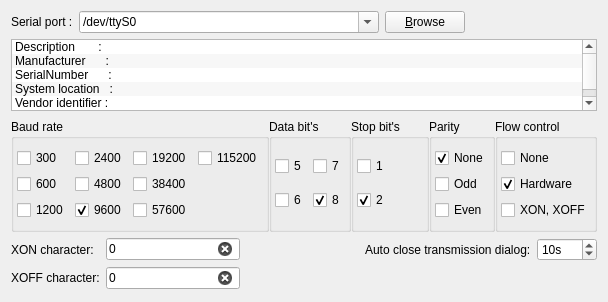
     <widget class="QWidget" name="portTab">
      <attribute name="title">
       <string>Port settings</string>
      </attribute>
      <layout class="QVBoxLayout" name="verticalLayout_2">
       <item>
        <layout class="QVBoxLayout" name="verticalLayout_4">
         <item>
          <layout class="QGridLayout" name="gridLayout_7">
           <item row="0" column="1">
            <widget class="QComboBox" name="portNameComboBox">
             <property name="minimumSize">
              <size>
               <width>300</width>
               <height>0</height>
              </size>
             </property>
             <property name="editable">
              <bool>true</bool>
             </property>
             <item>
              <property name="text">
               <string>/dev/ttyS0</string>
              </property>
             </item>
             <item>
              <property name="text">
               <string>/dev/ttyS1</string>
              </property>
             </item>
             <item>
              <property name="text">
               <string>/dev/ttyUSB0</string>
              </property>
             </item>
             <item>
              <property name="text">
               <string>/dev/ttyUSB1</string>
              </property>
             </item>
            </widget>
           </item>
           <item row="0" column="4">
            <spacer name="horizontalSpacer_5">
             <property name="orientation">
              <enum>Qt::Horizontal</enum>
             </property>
             <property name="sizeHint" stdset="0">
              <size>
               <width>40</width>
               <height>20</height>
              </size>
             </property>
            </spacer>
           </item>
           <item row="0" column="0">
            <widget class="QLabel" name="label_2">
             <property name="text">
              <string>Serial port :</string>
             </property>
            </widget>
           </item>
           <item row="0" column="3">
            <widget class="QPushButton" name="browseButton">
             <property name="text">
              <string>&amp;Browse</string>
             </property>
             <property name="icon">
              <iconset resource="../../../application.qrc">
               <normaloff>:/images/browse.png</normaloff>:/images/browse.png</iconset>
             </property>
            </widget>
           </item>
          </layout>
         </item>
         <item>
          <widget class="QListWidget" name="portInfoListWidget">
           <property name="focusPolicy">
            <enum>Qt::NoFocus</enum>
           </property>
           <property name="toolTip">
            <string>Serial port information</string>
           </property>
           <property name="statusTip">
            <string>Information about serial port</string>
           </property>
           <property name="sizeAdjustPolicy">
            <enum>QAbstractScrollArea::AdjustToContents</enum>
           </property>
           <property name="editTriggers">
            <set>QAbstractItemView::NoEditTriggers</set>
           </property>
           <property name="showDropIndicator" stdset="0">
            <bool>false</bool>
           </property>
           <property name="alternatingRowColors">
            <bool>true</bool>
           </property>
           <item>
            <property name="text">
             <string>Description       :</string>
            </property>
           </item>
           <item>
            <property name="text">
             <string>Manufacturer      :</string>
            </property>
           </item>
           <item>
            <property name="text">
             <string>SerialNumber      :</string>
            </property>
           </item>
           <item>
            <property name="text">
             <string>System location   :</string>
            </property>
           </item>
           <item>
            <property name="text">
             <string>Vendor identifier :</string>
            </property>
           </item>
           <item>
            <property name="text">
             <string>Product identifier:</string>
            </property>
           </item>
          </widget>
         </item>
        </layout>
       </item>
       <item>
        <spacer name="verticalSpacer_3">
         <property name="orientation">
          <enum>Qt::Vertical</enum>
         </property>
         <property name="sizeType">
          <enum>QSizePolicy::Preferred</enum>
         </property>
         <property name="sizeHint" stdset="0">
          <size>
           <width>20</width>
           <height>2</height>
          </size>
         </property>
        </spacer>
       </item>
       <item>
        <layout class="QHBoxLayout" name="horizontalLayout_3">
         <property name="spacing">
          <number>0</number>
         </property>
         <item>
          <widget class="QGroupBox" name="groupBox">
           <property name="title">
            <string>Baud rate</string>
           </property>
           <layout class="QGridLayout" name="gridLayout">
            <property name="leftMargin">
             <number>3</number>
            </property>
            <property name="rightMargin">
             <number>3</number>
            </property>
            <item row="0" column="0">
             <widget class="QCheckBox" name="b1CheckBox">
              <property name="text">
               <string>300</string>
              </property>
              <property name="autoExclusive">
               <bool>true</bool>
              </property>
             </widget>
            </item>
            <item row="1" column="0">
             <widget class="QCheckBox" name="b2CheckBox">
              <property name="text">
               <string>600</string>
              </property>
              <property name="autoExclusive">
               <bool>true</bool>
              </property>
             </widget>
            </item>
            <item row="0" column="1">
             <widget class="QCheckBox" name="b4CheckBox">
              <property name="text">
               <string>2400</string>
              </property>
              <property name="autoExclusive">
               <bool>true</bool>
              </property>
             </widget>
            </item>
            <item row="2" column="0">
             <widget class="QCheckBox" name="b3CheckBox">
              <property name="text">
               <string>1200</string>
              </property>
              <property name="autoExclusive">
               <bool>true</bool>
              </property>
             </widget>
            </item>
            <item row="1" column="1">
             <widget class="QCheckBox" name="b5CheckBox">
              <property name="text">
               <string>4800</string>
              </property>
              <property name="autoExclusive">
               <bool>true</bool>
              </property>
             </widget>
            </item>
            <item row="2" column="1">
             <widget class="QCheckBox" name="b6CheckBox">
              <property name="text">
               <string>9600</string>
              </property>
              <property name="checked">
               <bool>true</bool>
              </property>
              <property name="autoExclusive">
               <bool>true</bool>
              </property>
             </widget>
            </item>
            <item row="0" column="2">
             <widget class="QCheckBox" name="b7CheckBox">
              <property name="text">
               <string>19200</string>
              </property>
              <property name="autoExclusive">
               <bool>true</bool>
              </property>
             </widget>
            </item>
            <item row="1" column="2">
             <widget class="QCheckBox" name="b8CheckBox">
              <property name="text">
               <string>38400</string>
              </property>
              <property name="autoExclusive">
               <bool>true</bool>
              </property>
             </widget>
            </item>
            <item row="2" column="2">
             <widget class="QCheckBox" name="b9CheckBox">
              <property name="text">
               <string>57600</string>
              </property>
              <property name="autoExclusive">
               <bool>true</bool>
              </property>
             </widget>
            </item>
            <item row="0" column="3">
             <widget class="QCheckBox" name="b11CheckBox">
              <property name="text">
               <string>115200</string>
              </property>
              <property name="autoExclusive">
               <bool>true</bool>
              </property>
             </widget>
            </item>
           </layout>
          </widget>
         </item>
         <item>
          <widget class="QGroupBox" name="groupBox_2">
           <property name="title">
            <string>Data bit's</string>
           </property>
           <layout class="QGridLayout" name="gridLayout_2">
            <property name="leftMargin">
             <number>3</number>
            </property>
            <property name="rightMargin">
             <number>3</number>
            </property>
            <item row="0" column="1">
             <widget class="QCheckBox" name="d3CheckBox">
              <property name="text">
               <string>7</string>
              </property>
              <property name="autoExclusive">
               <bool>true</bool>
              </property>
             </widget>
            </item>
            <item row="0" column="0">
             <widget class="QCheckBox" name="d1CheckBox">
              <property name="text">
               <string>5</string>
              </property>
              <property name="autoExclusive">
               <bool>true</bool>
              </property>
             </widget>
            </item>
            <item row="1" column="1">
             <widget class="QCheckBox" name="d4CheckBox">
              <property name="text">
               <string>8</string>
              </property>
              <property name="checked">
               <bool>true</bool>
              </property>
              <property name="autoExclusive">
               <bool>true</bool>
              </property>
             </widget>
            </item>
            <item row="1" column="0">
             <widget class="QCheckBox" name="d2CheckBox">
              <property name="text">
               <string>6</string>
              </property>
              <property name="autoExclusive">
               <bool>true</bool>
              </property>
             </widget>
            </item>
           </layout>
          </widget>
         </item>
         <item>
          <widget class="QGroupBox" name="groupBox_3">
           <property name="title">
            <string>Stop bit's</string>
           </property>
           <layout class="QGridLayout" name="gridLayout_3">
            <property name="leftMargin">
             <number>3</number>
            </property>
            <property name="rightMargin">
             <number>3</number>
            </property>
            <item row="0" column="0">
             <widget class="QCheckBox" name="s1CheckBox">
              <property name="text">
               <string>1</string>
              </property>
              <property name="autoExclusive">
               <bool>true</bool>
              </property>
             </widget>
            </item>
            <item row="1" column="0">
             <widget class="QCheckBox" name="s2CheckBox">
              <property name="text">
               <string>2</string>
              </property>
              <property name="checked">
               <bool>true</bool>
              </property>
              <property name="autoExclusive">
               <bool>true</bool>
              </property>
             </widget>
            </item>
           </layout>
          </widget>
         </item>
         <item>
          <widget class="QGroupBox" name="groupBox_4">
           <property name="title">
            <string>Parity</string>
           </property>
           <layout class="QGridLayout" name="gridLayout_4">
            <property name="leftMargin">
             <number>3</number>
            </property>
            <property name="rightMargin">
             <number>3</number>
            </property>
            <item row="0" column="0">
             <widget class="QCheckBox" name="p1CheckBox">
              <property name="text">
               <string>None</string>
              </property>
              <property name="checked">
               <bool>true</bool>
              </property>
              <property name="autoExclusive">
               <bool>true</bool>
              </property>
             </widget>
            </item>
            <item row="2" column="0">
             <widget class="QCheckBox" name="p3CheckBox">
              <property name="text">
               <string>Even</string>
              </property>
              <property name="autoExclusive">
               <bool>true</bool>
              </property>
             </widget>
            </item>
            <item row="1" column="0">
             <widget class="QCheckBox" name="p2CheckBox">
              <property name="text">
               <string>Odd</string>
              </property>
              <property name="autoExclusive">
               <bool>true</bool>
              </property>
             </widget>
            </item>
           </layout>
          </widget>
         </item>
         <item>
          <widget class="QGroupBox" name="flowControlGroupBox">
           <property name="title">
            <string>Flow control</string>
           </property>
           <layout class="QGridLayout" name="gridLayout_5">
            <property name="leftMargin">
             <number>3</number>
            </property>
            <property name="rightMargin">
             <number>3</number>
            </property>
            <item row="0" column="0">
             <widget class="QCheckBox" name="f1CheckBox">
              <property name="text">
               <string>None</string>
              </property>
              <property name="autoExclusive">
               <bool>true</bool>
              </property>
             </widget>
            </item>
            <item row="1" column="0">
             <widget class="QCheckBox" name="f2CheckBox">
              <property name="text">
               <string>Hardware</string>
              </property>
              <property name="checked">
               <bool>true</bool>
              </property>
              <property name="autoRepeat">
               <bool>false</bool>
              </property>
              <property name="autoExclusive">
               <bool>true</bool>
              </property>
             </widget>
            </item>
            <item row="2" column="0">
             <widget class="QCheckBox" name="f3CheckBox">
              <property name="text">
               <string>XON, XOFF</string>
              </property>
              <property name="autoExclusive">
               <bool>true</bool>
              </property>
             </widget>
            </item>
           </layout>
          </widget>
         </item>
        </layout>
       </item>
       <item>
        <layout class="QGridLayout" name="gridLayout_15">
         <item row="1" column="3">
          <widget class="QLineEdit" name="xoffInput">
           <property name="sizePolicy">
            <sizepolicy hsizetype="MinimumExpanding" vsizetype="Fixed">
             <horstretch>0</horstretch>
             <verstretch>0</verstretch>
            </sizepolicy>
           </property>
           <property name="toolTip">
            <string>XOFF (DC3) - 19 Dec. 0x13 Hex.
XOFF (DC4) - 20 Dec. 0x14 Hex.
This setting is used only in GCodeWorkShop (is not applied to serial port) and works with hardware and software flow control.
Set XON or XOFF to 0 if you want disable it.</string>
           </property>
           <property name="text">
            <string>0</string>
           </property>
           <property name="maxLength">
            <number>3</number>
           </property>
           <property name="clearButtonEnabled">
            <bool>true</bool>
           </property>
          </widget>
         </item>
         <item row="0" column="0">
          <widget class="QLabel" name="label_5">
           <property name="enabled">
            <bool>true</bool>
           </property>
           <property name="text">
            <string>XON character:</string>
           </property>
          </widget>
         </item>
         <item row="0" column="3">
          <widget class="QLineEdit" name="xonInput">
           <property name="sizePolicy">
            <sizepolicy hsizetype="MinimumExpanding" vsizetype="Fixed">
             <horstretch>0</horstretch>
             <verstretch>0</verstretch>
            </sizepolicy>
           </property>
           <property name="toolTip">
            <string>XON (DC1) - 17 Dec. 0x11 Hex.
XON (DC2) - 18 Dec. 0x12 Hex.
This setting is used only in GCodeWorkShop (is not applied to serial port) and works with hardware and software flow control.
Set XON or XOFF to 0 if you want disable it.</string>
           </property>
           <property name="text">
            <string>0</string>
           </property>
           <property name="maxLength">
            <number>32767</number>
           </property>
           <property name="clearButtonEnabled">
            <bool>true</bool>
           </property>
          </widget>
         </item>
         <item row="0" column="6">
          <widget class="QSpinBox" name="autoCloseSpinBox">
           <property name="toolTip">
            <string>Automatically close transmission dialog after the last character was sent/received.
This setting is also used in file server mode to detect end of incoming transmission and gives time to operator to switch CNC into receiving mode.</string>
           </property>
           <property name="suffix">
            <string>s</string>
           </property>
           <property name="minimum">
            <number>0</number>
           </property>
           <property name="maximum">
            <number>3600</number>
           </property>
           <property name="value">
            <number>10</number>
           </property>
          </widget>
         </item>
         <item row="1" column="0">
          <widget class="QLabel" name="label_6">
           <property name="enabled">
            <bool>true</bool>
           </property>
           <property name="text">
            <string>XOFF character:</string>
           </property>
          </widget>
         </item>
         <item row="0" column="5">
          <widget class="QLabel" name="label_15">
           <property name="text">
            <string>Auto close transmission dialog:</string>
           </property>
          </widget>
         </item>
         <item row="0" column="4">
          <spacer name="horizontalSpacer_8">
           <property name="orientation">
            <enum>Qt::Horizontal</enum>
           </property>
           <property name="sizeHint" stdset="0">
            <size>
             <width>40</width>
             <height>20</height>
            </size>
           </property>
          </spacer>
         </item>
        </layout>
       </item>
       <item>
        <spacer name="verticalSpacer">
         <property name="orientation">
          <enum>Qt::Vertical</enum>
         </property>
         <property name="sizeHint" stdset="0">
          <size>
           <width>20</width>
           <height>2</height>
          </size>
         </property>
        </spacer>
       </item>
      </layout>
     </widget>
